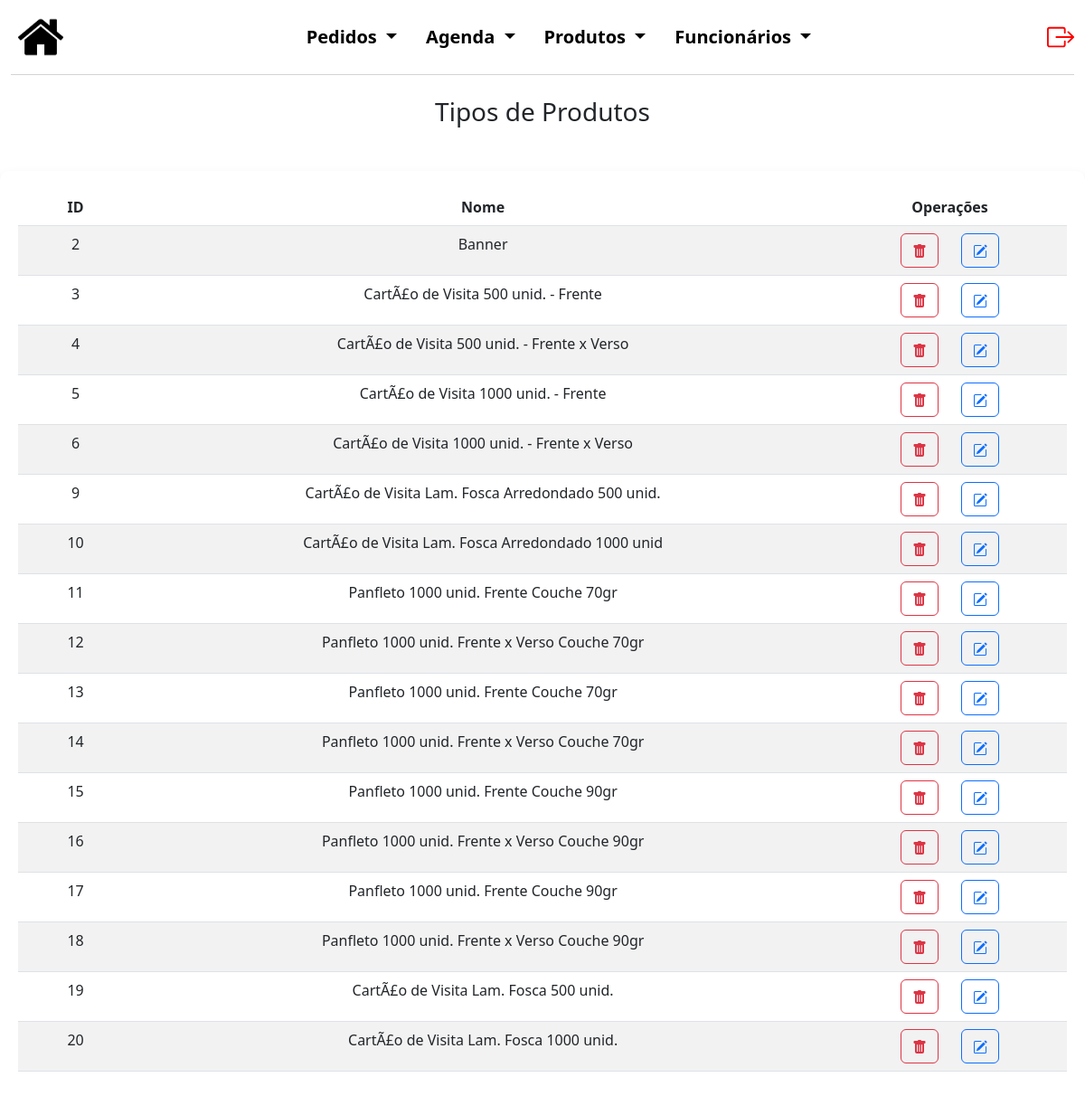
Before: /Sistema/produto/categoria.php (signed in) with the older database file.
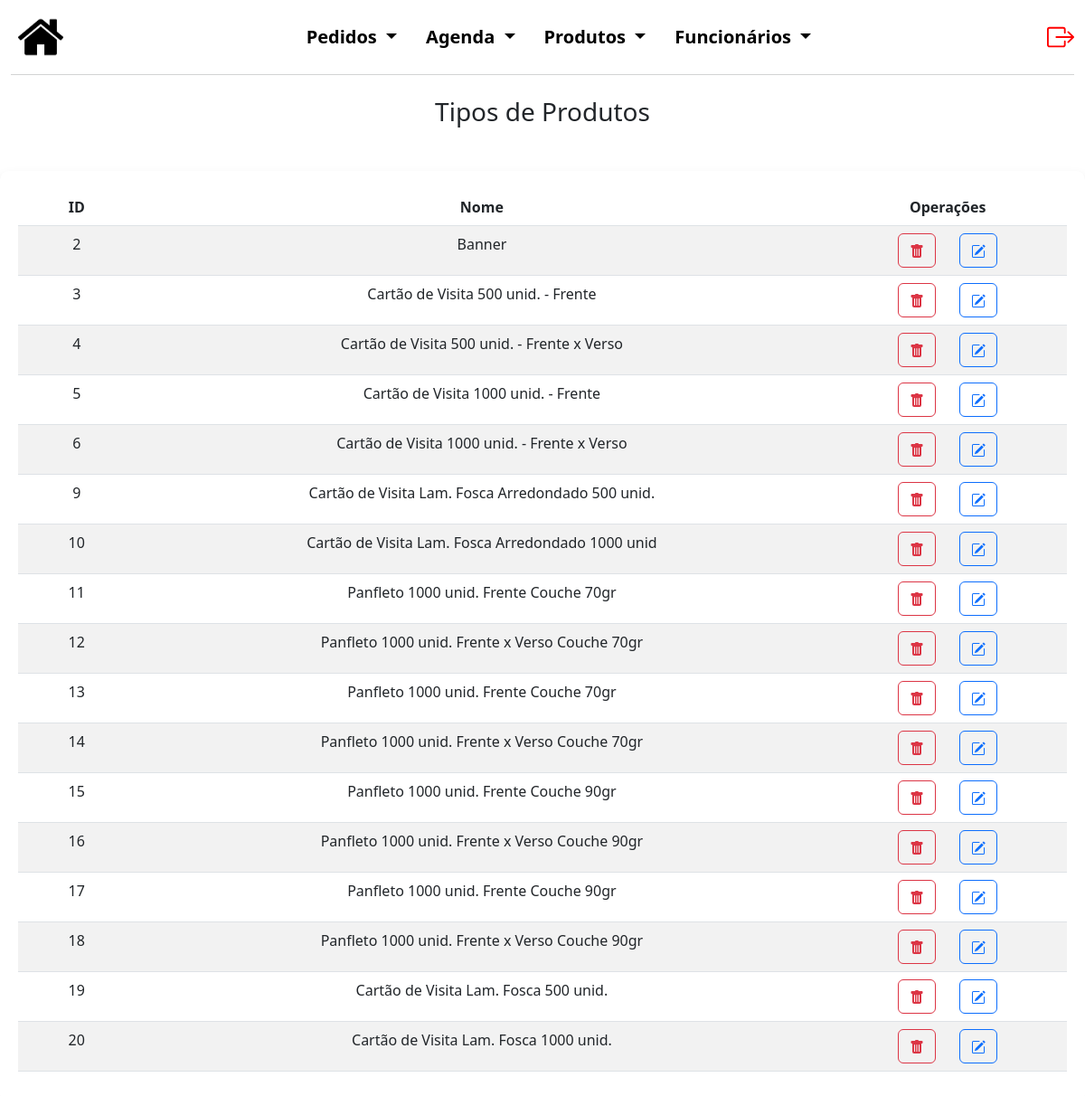
After: the same page with the newer database file.
### tables this page shows
CREATE TABLE `categoria` (
  `codCat` int(5) NOT NULL,
  `nome` text NOT NULL
);

### Sistema/produto/categoria.php (the view, shortened to what this page needs)
<?php
$conexao = novaConexao();
$registros = [];
$erro = false;
try {
    $sql = "SELECT * FROM categoria";
    $stmt = $conexao->prepare($sql);
    $stmt->execute();
    $registros = $stmt->fetchAll(PDO::FETCH_ASSOC);
} catch (PDOException $e) {
    $erro = true;
    echo "Erro: " . $e->getMessage();
}
?>
<!DOCTYPE html>
<html lang="pt-BR">
<head>
    <link href="https://cdn.jsdelivr.net/npm/bootstrap@5.3.0/dist/css/bootstrap.min.css" rel="stylesheet">
    <link rel="stylesheet" href="../style.css">
</head>
<body>
    <div class="container-fluid cabecalho">
        <nav class="navbar navbar-light navbar-expand-md" style="background-color: #FFFF;">
            <a class="nav justify-content-start m-2" href="../admInicial.php">
                <img src="../img/back.png">
            </a>
            <div class="collapse navbar-collapse justify-content-center" id="navegacao">
                <ul class="nav nav-pills justify-content-center listas">
                    <li class="nav-item dropdown">
                        <a class="nav-link dropdown-toggle cor_fonte" href="#" id="navbarDropdownMenuLink"
                            data-bs-toggle="dropdown" aria-haspopup="true" aria-expanded="false">
                            Pedidos
                        </a>
                    </li>
                    <li class="nav-item dropdown">
                        <a class="nav-link dropdown-toggle cor_fonte" href="#" id="navbarDropdownMenuLink"
                            data-bs-toggle="dropdown" aria-haspopup="true" aria-expanded="false">
                            Agenda
                        </a>
                    </li>
                    <li class="nav-item dropdown">
                        <a class="nav-link dropdown-toggle cor_fonte" href="#" id="navbarDropdownMenuLink"
                            data-bs-toggle="dropdown" aria-haspopup="true" aria-expanded="false">
                            Produtos
                        </a>
                    </li>
                    <li class="nav-item dropdown">
                        <a class="nav-link dropdown-toggle cor_fonte" href="#" id="navbarDropdownMenuLink"
                            data-bs-toggle="dropdown" aria-haspopup="true" aria-expanded="false">
                            Funcionários
                        </a>
                    </li>
                </ul>
            </div>
            <a href="../logout.php" class="nav-link justify-content-end" style="color: red;">
            </a>
        </nav>
    </div>
    <h3 class="text-center mb-5">Tipos de Produtos</h3>
    <?php if ($erro): ?>
        <div class="alert alert-danger" role="alert">
            Não foi possível carregar os dados.
        </div>
    <?php else: ?>
        <div class="container consContainer">
            <table class="table table-striped">
                <thead>
                    <tr>
                        <th>
                            <div class="row justify-content-center text-center titleCons">
                                ID
                            </div>
                        </th>
                        <th>
                            <div class="row justify-content-center text-center titleCons">
                                Nome
                            </div>
                        </th>
                        <th>
                            <div class="row justify-content-center text-center titleCons">
                                Operações
                            </div>
                        </th>
                    </tr>
                </thead>
                <tbody>
                    <?php foreach ($registros as $registro): ?>
                        <tr>
                            <td>
                                <div class="row justify-content-center registro">
                                    <?php echo ($registro['codCat']); ?>
                                </div>
                            </td>
                            <td>
                                <div class="row justify-content-center registro">
                                    <?php echo ($registro['nome']); ?>
                                </div>
                            </td>
                            <td>
                                <div class="row text-center justify-content-center operacoes">
                                    <div class="col-3 oprBtn">
                                        <form method="POST">
                                            <button type="submit" name="delete" class="btn btn-outline-danger">
                                            </button>
                                        </form>
                                    </div>
                                    <div class="col-3 oprBtn">
                                        <form method="POST">
                                            <button type="submit" name="edit" class="btn btn-outline-primary">
                                            </button>
                                        </form>
                                    </div>
                                </div>
                            </td>
                        </tr>
                    <?php endforeach; ?>
                </tbody>
            </table>
        </div>
    <?php endif; ?>
</body>
</html>

### Sistema/style.css (style rules this page uses)
.cabecalho { margin-bottom: 2%; }
.cor_fonte { color: black; font-weight: bold; text-decoration: none; font-size: 20px; }
.cabecalho img { height: 50px; }
#navbarDropdownMenuLink { background-color: #ffffff; }
nav { border-bottom: 1px solid rgb(210, 211, 211); }
.nav-item.dropdown .nav-link { color: black }
.consContainer { max-width: 1580px; margin: auto; padding: 20px; border-radius: 10px; box-shadow: 0.5px 10px 15px rgba(0, 0, 0, 0.2); }
.titleCons { margin-left: 15px; margin-right: 15px; }

Changed rows visible on the page:
changed categoria id 3: nome "CartÃ£o de Visita 500 unid. - Frente" → "Cartão de Visita 500 unid. - Frente"
changed categoria id 4: nome "CartÃ£o de Visita 500 unid. - Frente x Verso" → "Cartão de Visita 500 unid. - Frente x Verso"
changed categoria id 5: nome "CartÃ£o de Visita 1000 unid. - Frente" → "Cartão de Visita 1000 unid. - Frente"
changed categoria id 6: nome "CartÃ£o de Visita 1000 unid. - Frente x Verso" → "Cartão de Visita 1000 unid. - Frente x Verso"
changed categoria id 9: nome "CartÃ£o de Visita Lam. Fosca Arredondado 500 unid." → "Cartão de Visita Lam. Fosca Arredondado 500 unid."
changed categoria id 10: nome "CartÃ£o de Visita Lam. Fosca Arredondado 1000 unid" → "Cartão de Visita Lam. Fosca Arredondado 1000 unid"
changed categoria id 19: nome "CartÃ£o de Visita Lam. Fosca 500 unid." → "Cartão de Visita Lam. Fosca 500 unid."
changed categoria id 20: nome "CartÃ£o de Visita Lam. Fosca 1000 unid." → "Cartão de Visita Lam. Fosca 1000 unid."
